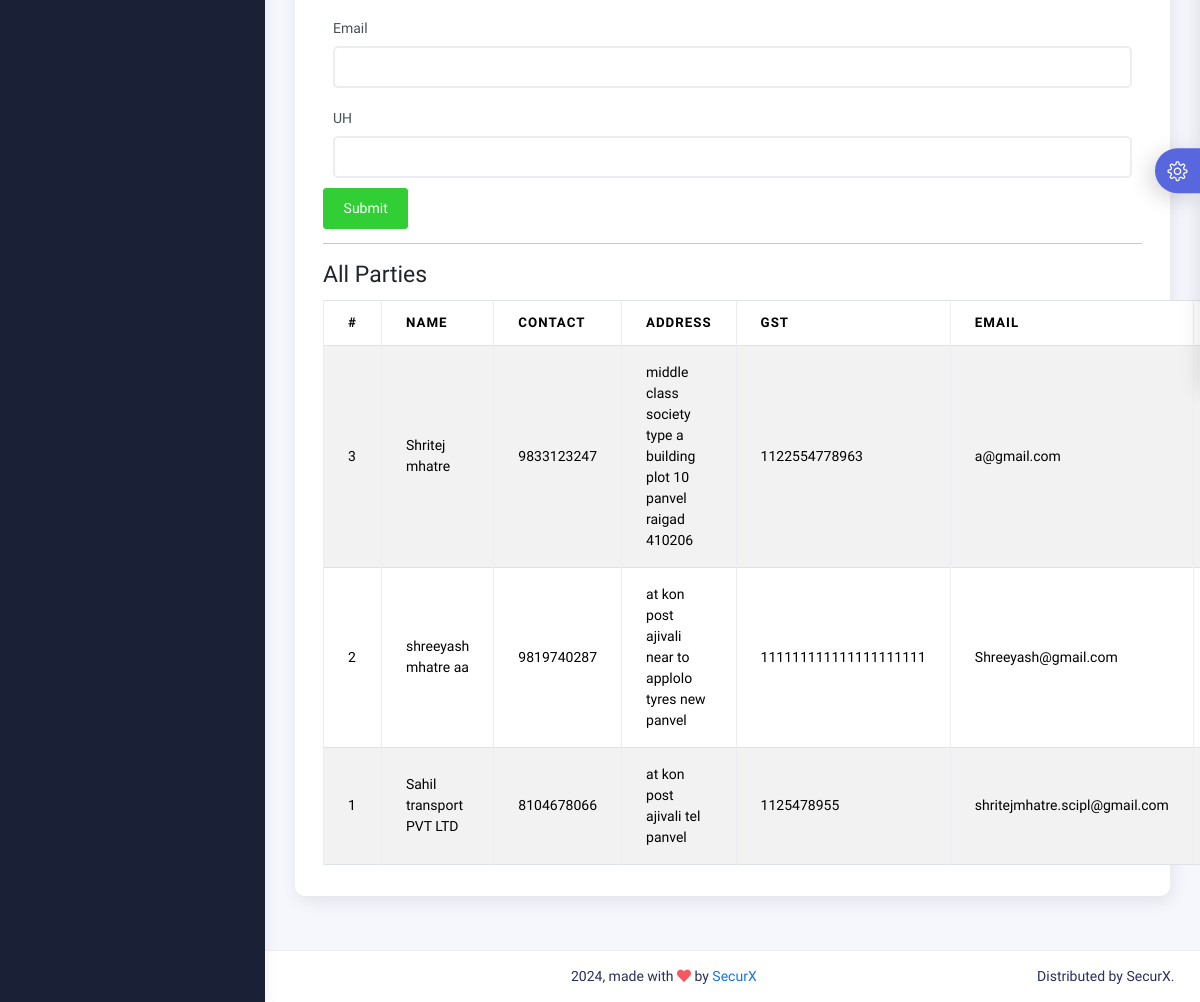
The app's page /forms/addparty.php (lower part), older data.
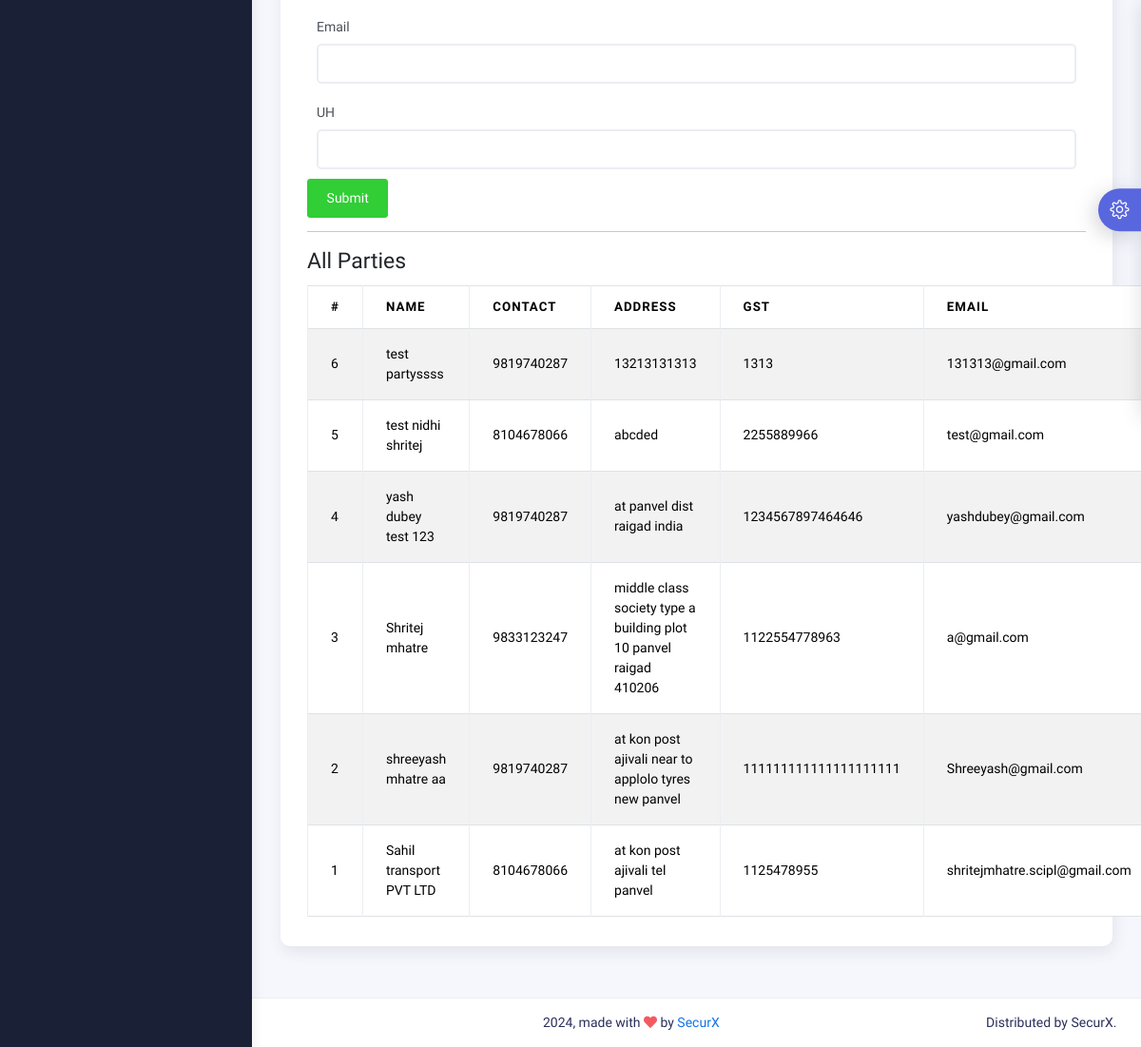
The same page, newer data.
### tables this page shows
CREATE TABLE `parties` (
  `id` int(11) NOT NULL,
  `name` varchar(255) NOT NULL,
  `gst` varchar(255) NOT NULL,
  `uh` varchar(255) NOT NULL,
  `contact` varchar(255) NOT NULL,
  `address` text NOT NULL,
  `email` varchar(255) NOT NULL,
  `phone` varchar(20) DEFAULT NULL,
  `created_at` timestamp NOT NULL DEFAULT current_timestamp()
);

### forms/addparty.php (the view, shortened to what this page needs)
<?php
include '../db_connect.php';
$editing = false;
$party = [
    'id' => '',
    'name' => '',
    'contact' => '',
    'address' => '',
    'gst' => '',
    'email' => '',
    'uh' => ''
];
?>
<!DOCTYPE html>
<html lang="en">
  <head>
    <link rel="stylesheet" href="../assets/css/bootstrap.min.css" />
    <link rel="stylesheet" href="../assets/css/plugins.min.css" />
    <link rel="stylesheet" href="../assets/css/kaiadmin.min.css" />
    <link rel="stylesheet" href="../assets/css/demo.css" />
  </head>
  <body>
    <div class="wrapper">
      <div class="sidebar" data-background-color="dark">
        <div class="sidebar-wrapper scrollbar scrollbar-inner">
        </div>
      </div>
      <div class="main-panel">
        <div class="container">
          <div class="page-inner">
            <div class="row">
              <div class="col-md-12">
                <div class="card">
                  <div class="card-body">
                    <div class="container mt-4">
    <form action="addparty.php" method="POST">
        <div class="form-group">
        </div>
        <div class="form-group">
            <label for="email">Email</label>
            <input type="email" name="email" id="email" class="form-control" value="<?php echo htmlspecialchars($party['email']); ?>">
        </div>
        <div class="form-group">
            <label for="uh">UH</label>
            <input type="text" name="uh" id="uh" class="form-control" value="<?php echo htmlspecialchars($party['uh']); ?>">
        </div>
        <button type="submit" class="btn btn-success"><?php echo $editing ? "Update" : "Submit"; ?></button>
    </form>
    <hr>
    <h3>All Parties</h3>
    <table class="table table-bordered table-striped">
        <thead>
            <tr>
                <th>#</th>
                <th>Name</th>
                <th>Contact</th>
                <th>Address</th>
                <th>GST</th>
                <th>Email</th>
                <th>UH</th>
            </tr>
        </thead>
        <tbody>
            <?php
           try {
            $stmt = $conn->query("SELECT * FROM parties ORDER BY id DESC");
            $rows = $stmt->fetchAll(PDO::FETCH_ASSOC);
            if (count($rows) > 0) {
                foreach ($rows as $row) {
                    echo "<tr>";
                    echo "<td>" . htmlspecialchars($row['id']) . "</td>";
                    echo "<td>" . htmlspecialchars($row['name']) . "</td>";
                    echo "<td>" . htmlspecialchars($row['contact']) . "</td>";
                    echo "<td>" . htmlspecialchars($row['address']) . "</td>";
                    echo "<td>" . htmlspecialchars($row['gst']) . "</td>";
                    echo "<td>" . htmlspecialchars($row['email']) . "</td>";
                    echo "<td>" . htmlspecialchars($row['uh']) . "</td>";
                    echo "</tr>";
                }
            } else {
                echo "<tr><td colspan='8' class='text-center'>No parties added yet.</td></tr>";
            }
        } catch (PDOException $e) {
            echo "Error: " . $e->getMessage();
        }
        ?>
        </tbody>
    </table>
</div>
                  </div>
                </div>
              </div>
            </div>
          </div>
        </div>
        <footer class="footer">
          <div class="container-fluid d-flex justify-content-between">
            <div class="copyright">
              2024, made with <i class="fa fa-heart heart text-danger"></i> by
              <a href="http://www.themekita.com">SecurX</a>
            </div>
             <div>
              Distributed by
              <a target="_blank">SecurX</a>.
            </div>
          </div>
        </footer>
      </div>
      <div class="custom-template">
        <div class="custom-toggle">
          <i class="icon-settings"></i>
        </div>
      </div>
    </div>
  </body>
</html>

Row changes from the older to the newer data that the page shows:
added parties: id "6", name "test partyssss", contact "9819740287", address "13213131313", gst "1313", email "131313@gmail.com"
added parties: id "5", name "test nidhi shritej", contact "8104678066", address "abcded", gst "2255889966", email "test@gmail.com"
added parties: id "4", name "yash dubey test 123", contact "9819740287", address "at panvel dist raigad india", gst "1234567897464646", email "yashdubey@gmail.com"
